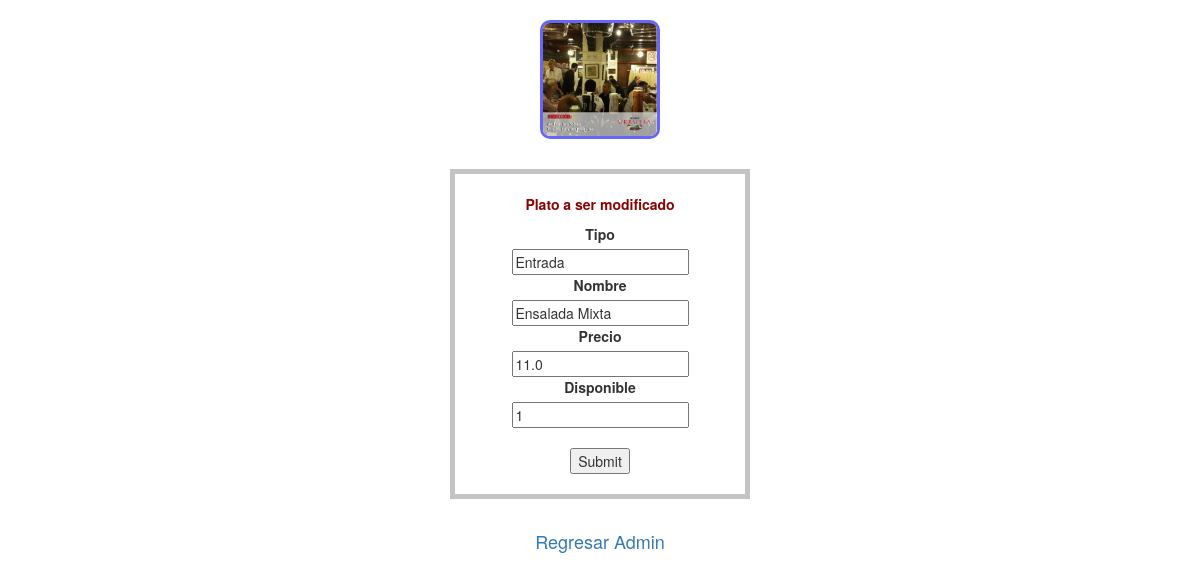
Screenshot of /foods_reg_update/1 with the database file from the repository.
### app_Foods/flask_app.py (models this page shows)
class Plato(db.Model):
    id         = db.Column(db.Integer, primary_key=True)
    tipo       = db.Column(db.String(10), nullable=False)
    nombre     = db.Column(db.String(30), nullable=False)
    precio     = db.Column(db.Float, nullable=False)
    disp       = db.Column(db.Integer, nullable=False, default=1)

### app_Foods/flask_app.py (the view, shortened to what this page needs)
@app.route('/foods_reg_update/<string:uid>', methods=['POST','GET'])
def foods_reg_update(uid):
    plato = Plato.query.get(uid)
    return render_template('foods_reg_update.html', plato=plato)

### app_Foods/templates/foods_reg_update.html
{% extends 'foods-layout-admin.html' %}
{% block body %}
    <div class="jumbtron text-center disp-row-cent">
        <img src="/static/img/urrutia.jpg" style="margin-top:20px;border-radius: 10px; border:3px solid rgb(102, 102, 250)" alt="urrutia-01" width="120"/>
        <div class="disp-row-cent" style="width:300px; text-align: center; margin:auto; margin-top: 30px; padding: 20px; border:5px solid rgb(197, 196, 196)">
            <p style="color:rgb(138, 2, 2)"><b>Plato a ser modificado</b></p>
            <form action="{{url_for('foods_reg_update',uid=plato.id)}}" method="POST">
                <label for="fTipo">Tipo</label><br>
                <input type="text" id="fTipo" name="fTipo" value="{{ plato.tipo }}"><br>
                <label for="fNombre">Nombre</label><br>
                <input type="text" id="fNombre" name="fNombre" value="{{ plato.nombre }}"><br>
                <label for="fPrecio">Precio</label><br>
                <input type="text" id="fPrecio" name="fPrecio" value="{{ plato.precio }}"><br>
                <label for="fDisp">Disponible</label><br>
                <input type="text" id="fDisp" name="fDisp" value="{{ plato.disp }}"><br><br>
                <input type="submit" value="Submit">
              </form>
        </div>
        <div class="disp-row-cent" style="margin-top:30px; font-size:18px; color:gray;">
            <a href="/foods_home_admin">Regresar Admin</a>
        </div>
    </div>
{% endblock %}

### rows the page displays
Plato: fTipo "Entrada", fNombre "Ensalada Mixta", fPrecio "11.0", fDisp "1"
